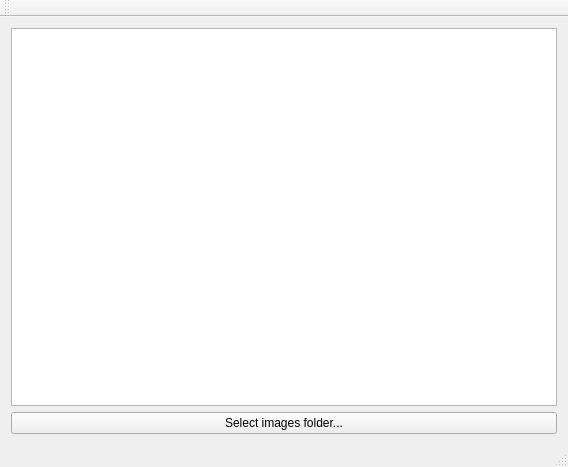
<?xml version="1.0" encoding="UTF-8"?>
<ui version="4.0">
 <class>MainWindow</class>
 <widget class="QMainWindow" name="MainWindow">
  <property name="geometry">
   <rect>
    <x>0</x>
    <y>0</y>
    <width>568</width>
    <height>467</height>
   </rect>
  </property>
  <property name="windowTitle">
   <string>MainWindow</string>
  </property>
  <widget class="QWidget" name="centralWidget">
   <layout class="QVBoxLayout" name="verticalLayout">
    <item>
     <widget class="QPlainTextEdit" name="plainTextEdit">
      <property name="textInteractionFlags">
       <set>Qt::TextBrowserInteraction</set>
      </property>
     </widget>
    </item>
    <item>
     <widget class="QPushButton" name="btnBrowse">
      <property name="text">
       <string>Select images folder...</string>
      </property>
     </widget>
    </item>
   </layout>
  </widget>
  <widget class="QMenuBar" name="menuBar">
   <property name="geometry">
    <rect>
     <x>0</x>
     <y>0</y>
     <width>568</width>
     <height>30</height>
    </rect>
   </property>
  </widget>
  <widget class="QToolBar" name="mainToolBar">
   <attribute name="toolBarArea">
    <enum>TopToolBarArea</enum>
   </attribute>
   <attribute name="toolBarBreak">
    <bool>false</bool>
   </attribute>
  </widget>
  <widget class="QStatusBar" name="statusBar"/>
 </widget>
 <layoutdefault spacing="6" margin="11"/>
 <resources/>
 <connections/>
</ui>
